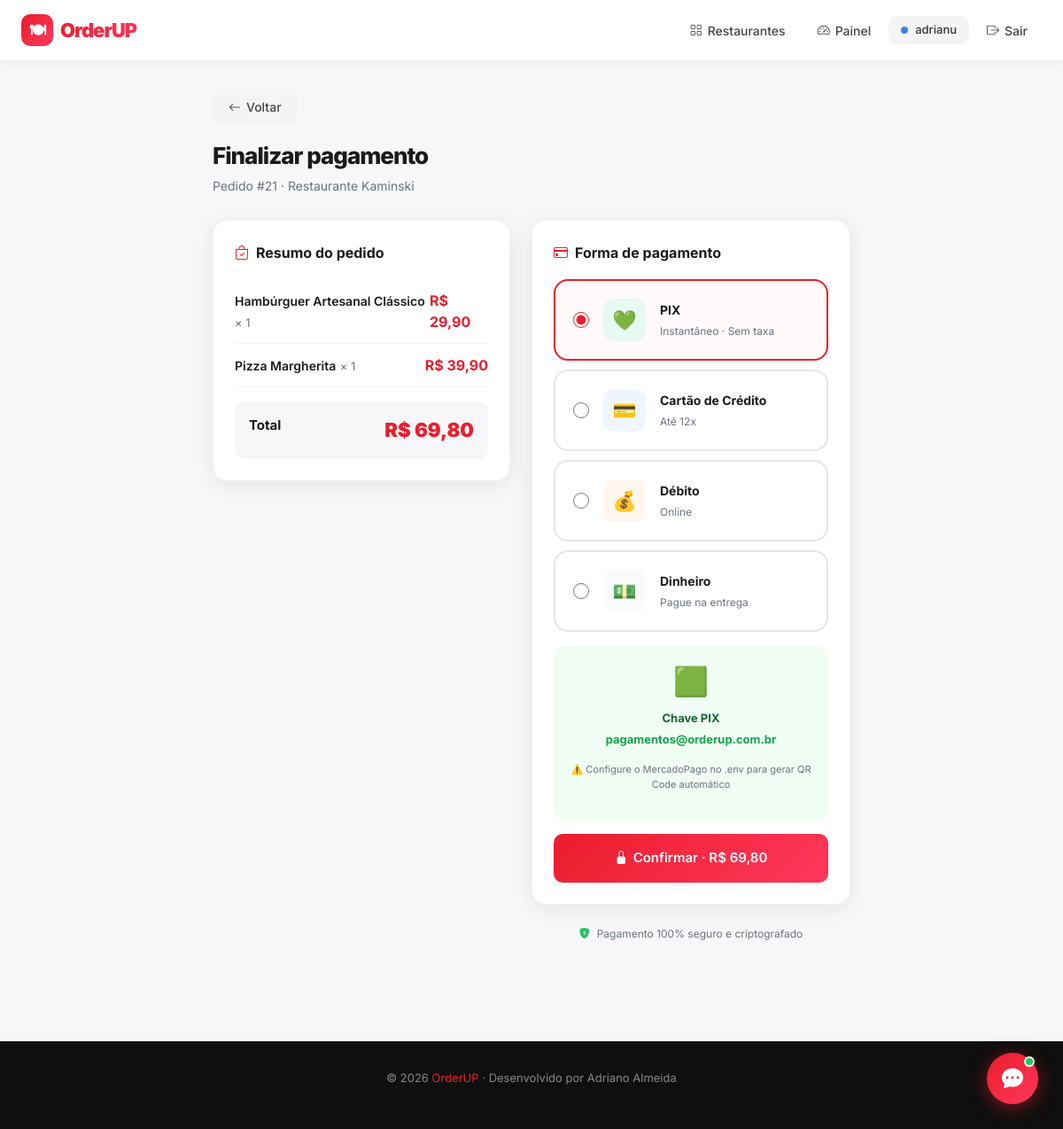
The app's page /pedido/21/pagamento/ (signed in) with its own data.
### myapp/models.py (models this page shows, shortened)
class Order(models.Model):
    ORDER_STATUS = [
        ('PENDING', 'Aguardando pagamento'),
        ('PAID', 'Pago'),
        ('PREPARING', 'Em preparo'),
        ('READY', 'Pronto'),
        ('DELIVERED', 'Entregue'),
        ('CANCELLED', 'Cancelado'),
    ]
    ORDER_TYPE = [
        ('LOCAL', 'Consumo no Local'),
        ('DELIVERY', 'Entrega'),
    ]
    restaurant = models.ForeignKey(
        Restaurant,
        on_delete=models.CASCADE,
        related_name='orders'
    )
    customer = models.ForeignKey(
        User,
        on_delete=models.CASCADE,
        related_name='orders'
    )
    PAYMENT_METHOD = [
        ('pix', 'PIX'),
        ('credito', 'Cartão de Crédito'),
        ('debito', 'Cartão de Débito'),
        ('dinheiro', 'Dinheiro'),
    ]
    order_type = models.CharField(max_length=10, choices=ORDER_TYPE)
    status = models.CharField(
        max_length=20,
        choices=ORDER_STATUS,
        default='PENDING'
    )
    delivery_address = models.CharField(max_length=300, blank=True, null=True)
    delivery_complement = models.CharField(max_length=100, blank=True, null=True)
    delivery_neighborhood = models.CharField(max_length=100, blank=True, null=True)
    delivery_city = models.CharField(max_length=100, blank=True, null=True)
    delivery_cep = models.CharField(max_length=10, blank=True, null=True)
    delivery_phone = models.CharField(max_length=20, blank=True, null=True)
    payment_method = models.CharField(max_length=20, choices=PAYMENT_METHOD, blank=True, null=True)
    payment_id = models.CharField(max_length=200, blank=True, null=True)  # ID do MercadoPago
    paid_at = models.DateTimeField(null=True, blank=True)
    customer_notified = models.BooleanField(default=False)
    last_status_update = models.DateTimeField(auto_now=True)
    created_at = models.DateTimeField(auto_now_add=True)
    @property
    def total(self):
        return sum(
            (item.menu_item.price * item.quantity)
            for item in self.items.all()
        ) or 0

class Restaurant(models.Model):
    name = models.CharField(max_length=200)
    description = models.TextField()
    image = models.ImageField(upload_to='restaurants/', blank=True, null=True)
    owner = models.ForeignKey(User, on_delete=models.CASCADE)
    created_at = models.DateTimeField(auto_now_add=True)
    class Meta:
        ordering = ['-created_at']

class OrderItem(models.Model):
    order = models.ForeignKey(
        Order,
        related_name='items',
        on_delete=models.CASCADE
    )
    menu_item = models.ForeignKey(MenuItem, on_delete=models.CASCADE)
    quantity = models.PositiveIntegerField()

class MenuItem(models.Model):
    restaurant = models.ForeignKey(
        Restaurant,
        on_delete=models.CASCADE,
        related_name='menu_items'
    )
    name = models.CharField(max_length=200)
    description = models.TextField()
    price = models.DecimalField(max_digits=8, decimal_places=2)
    image = models.ImageField(
        upload_to=menu_image_path,
        blank=True,
        null=True
    )
    available = models.BooleanField(default=True)

### myapp/views.py (the view)
@login_required
def payment_area(request, order_id):
    order = get_object_or_404(Order, id=order_id)
    if request.user != order.customer and request.user != order.restaurant.owner and not request.user.is_superuser:
        return redirect('restaurant_list')
    mp_data = None
    mp_configured = bool(getattr(import_settings(), 'MERCADOPAGO_ACCESS_TOKEN', ''))
    if mp_configured and order.status == 'PENDING':
        try:
            mp_data = PaymentService.create_preference(order, request)
        except Exception as e:
            logger.error(f'Erro MercadoPago: {e}')
    return render(request, 'payment_area.html', {
        'order': order,
        'mp_data': mp_data,
        'mp_configured': mp_configured,
        'mp_public_key': getattr(import_settings(), 'MERCADOPAGO_PUBLIC_KEY', ''),
    })

### myapp/views.py (called while the page is built)
def import_settings():
    from django.conf import settings
    return settings

### templates/payment_area.html (shortened to what this page needs)
{% extends 'base.html' %}
{% block content %}
<div style="max-width:720px;margin:0 auto">
  <a href="javascript:history.back()" class="btn-gray" style="margin-bottom:20px"><i class="bi bi-arrow-left"></i> Voltar</a>
  <h1 style="font-size:26px;font-weight:800;letter-spacing:-1px">Finalizar pagamento</h1>
  <p style="color:var(--muted);font-size:14px;margin-bottom:28px">Pedido #{{ order.id }} · {{ order.restaurant.name }}</p>
  <div style="display:grid;grid-template-columns:1fr 360px;gap:24px;align-items:start">
    <div class="dash-card">
      <div class="dash-card-title"><i class="bi bi-bag-check" style="color:var(--red)"></i> Resumo do pedido</div>
      {% for item in order.items.all %}
      <div style="display:flex;justify-content:space-between;padding:12px 0;border-bottom:1px solid #f4f4f6">
        <div>
          <span style="font-weight:600;font-size:14px">{{ item.menu_item.name }}</span>
          <span style="color:var(--muted);font-size:13px"> × {{ item.quantity }}</span>
        </div>
        <span style="font-weight:700;color:var(--red)">R$ {{ item.menu_item.price|floatformat:2 }}</span>
      </div>
      {% endfor %}
      <div style="display:flex;justify-content:space-between;padding:16px;background:#f7f7f9;border-radius:12px;margin-top:16px">
        <span style="font-weight:700;font-size:15px">Total</span>
        <span style="font-weight:900;font-size:22px;color:var(--red)">R$ {{ order.total|floatformat:2 }}</span>
      </div>
    </div>
    <div>
      <div class="dash-card">
        <div class="dash-card-title"><i class="bi bi-credit-card" style="color:var(--red)"></i> Forma de pagamento</div>
        {% if mp_configured and mp_data %}
        <div style="text-align:center;padding:20px 0">
          <div style="background:linear-gradient(135deg,#009ee3,#00b1ea);border-radius:16px;padding:24px;color:#fff;margin-bottom:16px">
            <div style="font-size:32px;margin-bottom:8px">💳</div>
            <p style="font-weight:700;font-size:16px;margin-bottom:4px">MercadoPago</p>
            <p style="font-size:13px;opacity:.85">PIX, cartão, boleto e mais</p>
          </div>
          <a href="{{ mp_data.init_point }}" class="btn-red" style="width:100%;justify-content:center;padding:16px;font-size:16px;text-align:center;display:flex">
            <i class="bi bi-lock-fill"></i>&nbsp; Pagar com MercadoPago
          </a>
          <p style="font-size:11px;color:var(--muted);margin-top:10px"><i class="bi bi-shield-check"></i> Ambiente seguro MercadoPago</p>
        </div>
        {% else %}
        <form method="post" id="payment-form">
          <div style="display:flex;flex-direction:column;gap:10px">
            <label class="payment-method selected" id="pix-label">
              <input type="radio" name="payment_method" value="pix" checked onchange="selectPayment(this)">
              <div class="payment-icon" style="background:#e6faf0">💚</div>
              <div><strong style="font-size:14px;display:block">PIX</strong><span style="font-size:12px;color:var(--muted)">Instantâneo · Sem taxa</span></div>
            </label>
            <label class="payment-method" id="credit-label">
              <input type="radio" name="payment_method" value="credito" onchange="selectPayment(this)">
              <div class="payment-icon" style="background:#eff6ff">💳</div>
              <div><strong style="font-size:14px;display:block">Cartão de Crédito</strong><span style="font-size:12px;color:var(--muted)">Até 12x</span></div>
            </label>
            <label class="payment-method" id="debit-label">
              <input type="radio" name="payment_method" value="debito" onchange="selectPayment(this)">
              <div class="payment-icon" style="background:#fff7ed">💰</div>
              <div><strong style="font-size:14px;display:block">Débito</strong><span style="font-size:12px;color:var(--muted)">Online</span></div>
            </label>
            <label class="payment-method" id="dinheiro-label">
              <input type="radio" name="payment_method" value="dinheiro" onchange="selectPayment(this)">
              <div class="payment-icon" style="background:#f9fafb">💵</div>
              <div><strong style="font-size:14px;display:block">Dinheiro</strong><span style="font-size:12px;color:var(--muted)">Pague na entrega</span></div>
            </label>
          </div>
          <div id="pix-detail" style="margin-top:16px;padding:16px;background:#f0fdf4;border-radius:12px;text-align:center">
            <div style="font-size:32px;margin-bottom:8px">🟩</div>
            <p style="font-size:13px;font-weight:700;color:#166534;margin-bottom:4px">Chave PIX</p>
            <p style="font-size:13px;color:#16a34a"><strong>pagamentos@orderup.com.br</strong></p>
            <p style="font-size:11px;color:var(--muted);margin-top:8px">⚠️ Configure o MercadoPago no .env para gerar QR Code automático</p>
          </div>
          <button type="submit" class="btn-red" style="width:100%;justify-content:center;padding:16px;margin-top:16px;font-size:15px" onclick="confirmPayment(event)">
            <i class="bi bi-lock-fill"></i> Confirmar · R$ {{ order.total|floatformat:2 }}
          </button>
        </form>
        {% endif %}
      </div>
      <div style="display:flex;align-items:center;gap:8px;justify-content:center;font-size:12px;color:var(--muted);margin-top:12px">
        <i class="bi bi-shield-lock-fill" style="color:#22c55e"></i>
        Pagamento 100% seguro e criptografado
      </div>
    </div>
  </div>
</div>
{% endblock %}

### templates/base.html (shortened to what this page needs)
{% load static %}
<!DOCTYPE html>
<html lang="pt-br">
<head>
<link href="https://cdn.jsdelivr.net/npm/bootstrap@5.3.2/dist/css/bootstrap.min.css" rel="stylesheet">
<link href="https://cdn.jsdelivr.net/npm/bootstrap-icons@1.11.3/font/bootstrap-icons.min.css" rel="stylesheet">
</head>
<body>
<nav class="navbar-orderup">
  <div class="nav-inner">
    <a href="{% url 'home' %}" class="brand">
      <div class="brand-icon">🍽</div>
      <span>OrderUP</span>
    </a>
    <div class="nav-links">
      {% if user.is_authenticated %}
        <a href="{% url 'restaurant_list' %}" class="nav-btn {% if '/restaurants' in request.path %}active{% endif %}">
          <i class="bi bi-grid"></i><span>Restaurantes</span>
        </a>
        {% if user.profile.user_type == 'empresa' or user.is_superuser %}
          <a href="{% url 'my_dashboard' %}" class="nav-btn {% if 'dashboard' in request.path %}active{% endif %}">
            <i class="bi bi-speedometer2"></i><span>Painel</span>
          </a>
        {% else %}
          <a href="{% url 'my_dashboard' %}" class="nav-btn {% if 'dashboard' in request.path %}active{% endif %}">
            <i class="bi bi-person-circle"></i><span>Meus Pedidos</span>
          </a>
        {% endif %}
        <div class="user-badge">
          {% if user.is_superuser %}
            <span class="dot dot-admin"></span>Admin
          {% elif user.profile.user_type == 'empresa' %}
            <span class="dot dot-empresa"></span>{{ user.username }}
          {% else %}
            <span class="dot dot-cliente"></span>{{ user.username }}
          {% endif %}
        </div>
        <form action="{% url 'logout' %}" method="post" style="margin:0">
          <button type="submit" class="nav-btn">
            <i class="bi bi-box-arrow-right"></i><span>Sair</span>
          </button>
        </form>
      {% else %}
        <a href="{% url 'login' %}" class="nav-btn nav-btn-outline">Entrar</a>
        <a href="{% url 'register' %}" class="nav-btn nav-btn-primary">Cadastrar</a>
      {% endif %}
    </div>
  </div>
</nav>
<div style="max-width:1200px;margin:0 auto;padding:{% if request.path == '/' %}40px{% else %}32px{% endif %} 24px">
  {% block content %}{% endblock %}
</div>
<footer>
  <p>© 2026 <span>OrderUP</span> · Desenvolvido por Adriano Almeida</p>
</footer>
{% if user.is_authenticated %}
<button id="chat-fab" onclick="toggleChat()">
  <i class="bi bi-chat-dots-fill" id="chat-icon"></i>
  <div class="badge-dot"></div>
</button>
{% endif %}
</body>
</html>

### templates/base.html (style rules this page uses)
:root { --red:#EA1D2C;--red2:#FF385C;--dark:#0f0f0f;--dark2:#1a1a1a; --gray:#f4f4f6;--muted:#6b7280;--white:#fff; --radius:16px;--radius-sm:10px; --shadow:0 4px 24px rgba(0,0,0,0.08); --shadow-lg:0 12px 48px rgba(0,0,0,0.14); }
* { margin:0;padding:0;box-sizing:border-box }
body { font-family:'Inter',sans-serif;background:#f7f7f9;color:#1a1a1a;min-height:100vh }
.navbar-orderup { background:#fff;border-bottom:1px solid #f0f0f0;padding:0 0;position:sticky;top:0;z-index:999;box-shadow:0 2px 16px rgba(0,0,0,0.06) }
.nav-inner { max-width:1200px;margin:0 auto;padding:0 24px;display:flex;align-items:center;height:68px;gap:12px }
.brand { font-size:22px;font-weight:900;letter-spacing:-1px;text-decoration:none;display:flex;align-items:center;gap:8px }
.brand .brand-icon { width:36px;height:36px;background:linear-gradient(135deg,var(--red),var(--red2));border-radius:10px;display:flex;align-items:center;justify-content:center;color:#fff;font-size:18px }
.brand span { background:linear-gradient(135deg,var(--red),var(--red2));-webkit-background-clip:text;-webkit-text-fill-color:transparent }
.nav-links { display:flex;align-items:center;gap:4px;margin-left:auto }
.nav-btn { display:flex;align-items:center;gap:6px;padding:8px 16px;border-radius:var(--radius-sm);font-size:14px;font-weight:500;color:#444;text-decoration:none;transition:all .2s;border:none;background:none;cursor:pointer }
.user-badge { display:flex;align-items:center;gap:8px;padding:6px 14px;background:#f4f4f6;border-radius:var(--radius-sm);font-size:13px;font-weight:500;color:#333 }
.user-badge .dot { width:8px;height:8px;border-radius:50%;flex-shrink:0 }
.dot-empresa { background:#3b82f6 }
.btn-red { background:linear-gradient(135deg,var(--red),var(--red2));color:#fff;border:none;padding:10px 20px;border-radius:var(--radius-sm);font-size:14px;font-weight:600;text-decoration:none;display:inline-flex;align-items:center;gap:6px;transition:all .2s;cursor:pointer }
.btn-gray { background:#f4f4f6;color:#444;border:none;padding:9px 18px;border-radius:var(--radius-sm);font-size:14px;font-weight:500;text-decoration:none;display:inline-flex;align-items:center;gap:6px;transition:all .2s;cursor:pointer }
.dash-card { background:#fff;border-radius:var(--radius);padding:24px;box-shadow:var(--shadow);margin-bottom:24px;border:1px solid #f0f0f0 }
.dash-card-title { font-size:16px;font-weight:700;margin-bottom:18px;display:flex;align-items:center;gap:8px }
.payment-method { border:2px solid #e5e5e5;border-radius:var(--radius);padding:20px;cursor:pointer;transition:all .2s;background:#fff;display:flex;align-items:center;gap:16px }
.payment-method:hover,.payment-method.selected { border-color:var(--red);background:#fff9f9 }
.payment-method input[type=radio] { accent-color:var(--red);width:18px;height:18px }
.payment-icon { width:48px;height:48px;border-radius:12px;display:flex;align-items:center;justify-content:center;font-size:22px;flex-shrink:0 }
#chat-fab { position:fixed;bottom:28px;right:28px;z-index:9999;width:58px;height:58px;background:linear-gradient(135deg,var(--red),var(--red2));border:none;border-radius:50%;color:#fff;font-size:24px;cursor:pointer;box-shadow:0 4px 20px rgba(234,29,44,0.5);display:flex;align-items:center;justify-content:center;transition:all .3s }
#chat-fab .badge-dot { position:absolute;top:4px;right:4px;width:12px;height:12px;background:#22c55e;border-radius:50%;border:2px solid #fff }
footer { background:#0f0f0f;color:rgba(255,255,255,0.5);padding:32px 24px;text-align:center;font-size:13px;margin-top:80px }
footer span { color:var(--red) }

### records on screen
Order: id "21", restaurant.name "Restaurante Kaminski", total "69,80"
OrderItem: menu_item.name "Hambúrguer Artesanal Clássico", quantity "1", menu_item.price "29,90"
OrderItem: menu_item.name "Pizza Margherita", quantity "1", menu_item.price "39,90"

### other values on screen
{{ user.username }} "adrianu"
